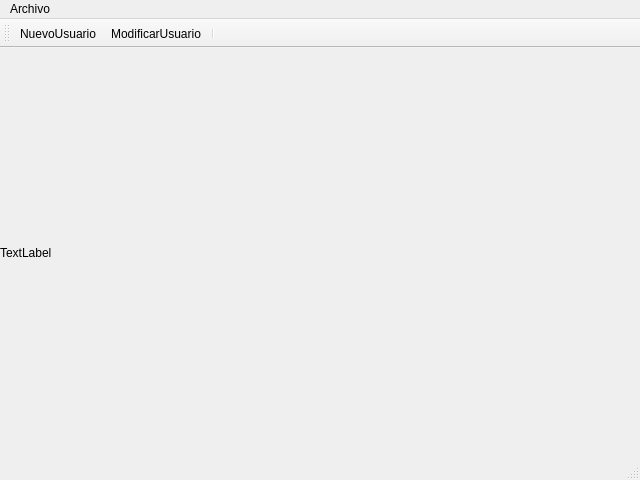
<?xml version="1.0" encoding="UTF-8"?>
<ui version="4.0">
 <class>frmLabel</class>
 <widget class="QMainWindow" name="frmLabel">
  <property name="geometry">
   <rect>
    <x>0</x>
    <y>0</y>
    <width>640</width>
    <height>480</height>
   </rect>
  </property>
  <property name="windowTitle">
   <string>MainWindow</string>
  </property>
  <widget class="QWidget" name="centralwidget">
   <layout class="QVBoxLayout" name="verticalLayout">
    <property name="spacing">
     <number>0</number>
    </property>
    <property name="leftMargin">
     <number>0</number>
    </property>
    <property name="topMargin">
     <number>0</number>
    </property>
    <property name="rightMargin">
     <number>0</number>
    </property>
    <property name="bottomMargin">
     <number>0</number>
    </property>
    <item>
     <widget class="QLabel" name="label">
      <property name="text">
       <string>TextLabel</string>
      </property>
     </widget>
    </item>
   </layout>
  </widget>
  <widget class="QMenuBar" name="menubar">
   <property name="geometry">
    <rect>
     <x>0</x>
     <y>0</y>
     <width>640</width>
     <height>21</height>
    </rect>
   </property>
   <widget class="QMenu" name="menuArchivo">
    <property name="title">
     <string>Archivo</string>
    </property>
    <addaction name="actionNuevo"/>
   </widget>
   <addaction name="menuArchivo"/>
  </widget>
  <widget class="QStatusBar" name="statusbar"/>
  <widget class="QToolBar" name="toolBar">
   <property name="sizePolicy">
    <sizepolicy hsizetype="Fixed" vsizetype="Fixed">
     <horstretch>0</horstretch>
     <verstretch>0</verstretch>
    </sizepolicy>
   </property>
   <property name="windowTitle">
    <string>toolBar</string>
   </property>
   <attribute name="toolBarArea">
    <enum>TopToolBarArea</enum>
   </attribute>
   <attribute name="toolBarBreak">
    <bool>false</bool>
   </attribute>
   <addaction name="actionNuevoUsuario"/>
   <addaction name="actionModificarUsuario"/>
   <addaction name="separator"/>
  </widget>
  <action name="actionNuevoUsuario">
   <property name="icon">
    <iconset>
     <normaloff>iconos/añadir.ico</normaloff>iconos/añadir.ico</iconset>
   </property>
   <property name="text">
    <string>NuevoUsuario</string>
   </property>
   <property name="shortcut">
    <string>Shift+N</string>
   </property>
  </action>
  <action name="actionModificarUsuario">
   <property name="icon">
    <iconset>
     <normaloff>iconos/modificar.ico</normaloff>iconos/modificar.ico</iconset>
   </property>
   <property name="text">
    <string>ModificarUsuario</string>
   </property>
   <property name="shortcut">
    <string>Shift+M</string>
   </property>
  </action>
  <action name="actionNuevo">
   <property name="text">
    <string>Nuevo</string>
   </property>
  </action>
 </widget>
 <resources/>
 <connections/>
</ui>
